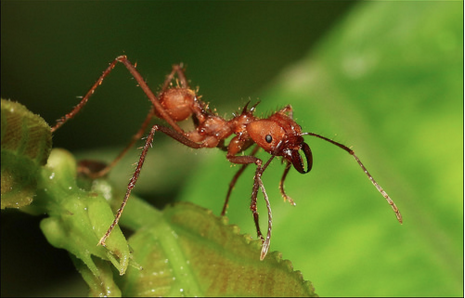
#> input picture 0.png, 465 x 298 px
$ python watcher.py   (Python 2 division)
#> lines starting #> are read from the running program, lines starting #| are printed output that depends on the picture
### filters/segments/Step_segment.py
from filters.views.Destructed_view import Destructed_view

# template
class Step_segment():
    destructed_view = None
    # tout les vues a analyser doivent etre de type DestructedView
    @staticmethod
    def cvView_as_destructed_view(opencvImage):
        return Destructed_view(opencvImage)

    def perform_analysis(self, destructed_view = None, call_back = None):
        pass

    def start_analysis(self):
        pass

    def debug_view(opencvImage):
        pass

### filters/views/Destructed_view.py
import cv2

class Destructed_view():

    d_resolution = 12
    low_res_image = None

    def getresolution(self):
        return self._d_resolution

    def setresolution(self, value):
        self._d_resolution = value

    def delresolution(self):
        del self._d_resolution

    def __init__(self, openCVImage):
        self.cvImg = openCVImage
        self.low_res_image = cv2.resize(openCVImage, (self.d_resolution, self.d_resolution))

    def size(self):
         s = self.cvImg.shape[:2]
         return (s[1], s[0])

    def scaleFactor_d_resolution(self):
        size = self.cvImg.shape[:2]
        return (size[1] / self.d_resolution, size[0] / self.d_resolution)

### filters/segments/massFragmenter.py

from Step_segment import *
from massD_ import massD_
import cv2
import numpy as np

class mass_fragmenter(Step_segment):
    massD = massD_()

    def perform_analysis(self, destructed_view = None, call_back = None):
        self.destructed_view = destructed_view
        self.massD.perform_analysis(destructed_view, call_back)

    def start_analysis(self):
        self.massD.start_analysis()

### filters/segments/massD_.py
# coding: utf8
from Step_segment import *
import threading
import cv2
import numpy as np
from filters.shapes.filar import filar
from filters.shapes.filarSegment import filar_segment
from filters.shapes.blobNodes import blob_nodes
from massD_segmenter import massD_segmenter

# gère la logique d'appeler massD_segmenter pour decouper l'image en masse. Décide de continer de segmenter ou pas.
# (Step_segment)
class massD_(Step_segment):

    f_list = None
    hls_index = 1
    massD_s = massD_segmenter()

    #tache en background
    def bkg_analysis(self):
        #todo: creer les nodes de segment:
        # normalise
        self.f_list = []
        self.massD_s.image_for_segmentation(self.destructed_view.low_res_image)
        diagon   = Destructed_view.d_resolution - 1
        segment  = self.massD_s.make_segment([0, 0], [diagon, diagon])

        # c_lum : la colonne contenant la luminosite des pixels.
        # l_med : la moyenne des valeurs de c_lum
        c_lum = segment.w_[:,self.hls_index]
        l_med = abs(np.median(c_lum).astype(int)) + 1

        self.filar_by_mass(self.f_list, segment, range_tolerance=(np.amin(c_lum) + l_med, np.amax(c_lum) - l_med), hls_index=self.hls_index)
        self.call_back(self)

    # f_list, segment_cross_line, inout
    # retourne une liste de filets liee par leur differences d'intensite lumineuse.
    def filar_by_mass(self, f_list, segment, range_tolerance, hls_index):
        mass_weight = np.int32(0)

        f_v = 0
        f = filar.appendFilar(f=None, new_position=[0, 0], f_list=f_list, lenght=Destructed_view.d_resolution)

        # permet de creer les fils entres les masses.
        for x in range(0, segment.lenght()):
            mass_weight = segment.w_[x][hls_index] / 255.0
            f.densify(mass_weight)

            if segment.w_[x][hls_index] in range(range_tolerance[0], range_tolerance[1]):
                # ici sont definit les petites differences d'inclinaison dans le fil.
                pass

            # si superieur a 0, alors superieur au range max.
            elif segment.w_[x][hls_index] > 0:
                if f_v != -1:
                    f = filar.appendFilar(f, segment.positionAtIndex(x), f_list, Destructed_view.d_resolution)
                # mass_weight est juste une indication scalaire qui informe l'
                # inclinaison du fil. De paire avec segment_cross_line, on
                # determine dans cette inclinaison les differences entre les pixels voisins.
                # La ou commence un nouveal fil, il y a forcement une grande difference d'inclinaison avec son
                # voisin. Et si a l'interieur d'un fil, les inclinaisons sont changeantes, on peut en
                # determiner une granularite dans la masse. En fonction de cette 'granularite', on peut en deduire
                # si il s'agit d'une texture homogenene ou en degrade, une texture, ou meme du bruit. De meme qu'en liant
                # les fils, on peut determiner si il y a un rythme, ou une direction apparante dans l'image.
                f_v = -1

            # si inferieur a 0, alors inferieur au range min.
            else:
                if f_v != 1:
                    f = filar.appendFilar(f, segment.positionAtIndex(x), f_list, Destructed_view.d_resolution)

                f_v = 1

        f.close(segment.positionAtIndex(x))

    # override
    def perform_analysis(self, destructed_view = None, call_back = None):
        self.destructed_view = destructed_view
        self.call_back = call_back

    def start_analysis(self):
        # l'analyse se fait en bkg. Un rapport est rendu lorsque massD_
        # a deconstruit un segment de l'image.
        d = threading.Thread(name='mass_segment', target=self.bkg_analysis)
        d.setDaemon(True)
        d.start()
        pass

    def debug_view(self, opencvImage):
        # affiche visuellement le resultat des fils.
        scale_d_factor = self.destructed_view.scaleFactor_d_resolution()
        bi_color = [(255, 0, 0), (0, 255, 0)]

        for x in range(0, len(self.f_list)):
            self.f_list[x].debug_view(scale_d_factor, opencvImage, bi_color[x % 2])

        self.neighborhooding(scale_d_factor, opencvImage)

    def neighborhooding(self, scale_factor, cv_image):
        #on récupère le fil qui a le contraste le plus elevé.
        heaviest_filar  = sorted(self.f_list, key=lambda x: x.condensed_point(), reverse=True)[0]
        pnt             = heaviest_filar.absolute_point_of_condensed_point()

        # note resolution à gerer.
        lhslimage       = self.massD_s.lhsl_image
        # la valeur que l'on veut retrouver lors de la recherche de pixel voisins.
        px_value        = lhslimage[pnt[0], pnt[1]]
        # le tableau de pixel en luminosité.
        blob_pixel_lum  = lhslimage[pnt[0], pnt[1]][1]

        matrice = blob_nodes.matrice_size_for_image_bounds(pnt, lhslimage)
        blob    = blob_nodes(matrix_size = blob_nodes.defaut_Matrice_Size_3x3, pnt = pnt, px_value = px_value, depth_resolution_plan = 0)

        # retrouve les nodes voisines
        g_color = 40
        while True:
            blobInfo = blob.develop(lhslimage=lhslimage, threshold=40,  blob_pixel_lum = blob_pixel_lum)

            blob.debug_view(scale_factor, cv_image, (g_color, g_color, 255))
            g_color = g_color + 50
            if blobInfo == None:
                break

            blob = blob_nodes(blobInfo[0], blobInfo[1], px_value = px_value, depth_resolution_plan = 0)

### filters/shapes/filar.py
# coding: utf8
from shape import shape
import numpy as np
import cv2

# un fil determine la continuité des pixel selon leur luminosité.
class filar(shape):
    # weigth list
    w_ = None #[np.float32]
    # incrementateur de la longueur de la node
    w_i = 0

    # depart de la node
    s_position = [0, 0]
    # fin de la node
    e_position = [0, 0]

    # [4 lines left out: function __init__, not called in this run]

    # rajoute une masse a la node.
    def densify(self, mass):
        self.w_[self.w_i] = round(mass, 2)
        self.w_i = self.w_i + 1

    # retourne la forme orthogonal de la node. La direction est de gauche a droite.
    def normalised_vector(self):
        return np.array((self.s_position + self.e_position) / (self.s_position + self.e_position))

    # retourne la valeur maximal de la node
    def lenght(self):
        point = self.e_position - self.s_position
        return point[0] if point[0] else point[1]

    # retourne la valeur absolue la plus elevee dans la node.
    def condensed_point(self):
        return np.amax(np.absolute(self.w_[0:self.w_i]))

    def condssensed_point(self):
        return np.amax(np.absolute(self.w_[0:self.w_i]))

    # retourne l'index de la valeur absolue la plus elevee.
    # [5 lines left out: function idx_condensed_point, not called in this run]

    # retourne la position de la valeur la plus elevee dans la node.
    def absolute_point_of_condensed_point(self):
        return self.s_position + self.normalised_vector() * self.idx_condensed_point()

    # retourne la taille actuelle de la node
    def size(self):
        return self.w_i

    # ferme la node
    def close(self, end_position):
        self.e_position = end_position

    # GUI
    # [7 lines left out: function debug_view, not called in this run]

    def __str__(self):
        return "< filar " + "[" + str(self.w_[0:self.w_i]) + "]> - [position: " + str(self.s_position) + str(self.e_position) + "]" + "\n"

    def __repr__(self):
        return str(self)

    # [9 lines left out: function appendFilar, not called in this run]

### filters/shapes/filarSegment.py
import numpy as np
from filar import filar

# contient la liste des fils.
class filar_segment(filar):

    def __init__(self, start_position = [0, 0], end_position = [0, 0], dimension=3, dtype_=np.int32):
        point = end_position - start_position
        segment_lenght = point[0] if point[0] else point[1]

        self.w_ = np.zeros(shape=(segment_lenght, dimension), dtype=dtype_)
        self.s_position = start_position
        self.e_position = end_position

    def densify(self, mass):
        self.w_[self.w_i] = mass
        self.w_i = self.w_i + 1

    def positionAtIndex(self, index):
        n_vector = self.normalised_vector()
        return self.s_position + n_vector * index

### filters/shapes/blobNodes.py
# coding: utf8
from node import node
import numpy as np
import cv2

# Un blobNodes représente une matrice 9*9 de nodes conjointes ainsi que son orientation. Les blobNodes
# peuvent s'attacher entre elles afin d'exprimer des relations.

class blob_orientation:
    NONE    = 0
    LEFT    = 1
    RIGHT   = 2
    UP      = 4
    DOWN    = 8

    # [8 lines left out: function orientation_from_blob, not called in this run]

class blob_nodes(node):
    #static
    defaut_Matrice_Size_3x3 = [3,3]

    n_list      = None # [node]
    orientation = blob_orientation.NONE # pas de direction, par default
    matrix_size = [0, 0] # plan 2 dimensions

    def __init__(self, matrix_size, pnt, px_value, depth_resolution_plan):
        self.matrix_size            = matrix_size
        self.pnt                    = pnt
        self.depth_resolution_plan  = depth_resolution_plan
        self.px_value = px_value

    # constitue la liste des pixels qui lui sont similaire en luminosité.
    def develop(self, lhslimage, threshold=10, blob_pixel_lum=None):
        self.n_list = []

        # selection des pixels voisin (8 au total + le pixel central).
        # m_neighboor : matrix of node neighboor.
        print "---------------------------"
        linked_pnt = self.pnt

        # détection des voisins similaires:
        for x in range(0, self.matrix_size[0]):
            for y in range(0, self.matrix_size[1]):
                # on cherche un voisin ayant aproximativement la meme intensité lumineuse.
                pnt = self.pnt + [x, y]
                # Note: les coordonnées de lhslimage semblent inversées.
                px_value = lhslimage[pnt[1], pnt[0]]
                if abs(int(blob_pixel_lum) - int(px_value[1])) < threshold:
                    # on verifie si la node est voisine de la chaine en cours. Si elle
                    # est complétement détachée des autres (une node est voisine de l'autre
                    # si elle est a côté sur l'axe x ou y), alors on ne la place pas dans la chaine.
                    # a voir ce qu'il faudra en faire. Mais sera détachée du blob en cours.
                    print "start -----------------------"
                    for l_pnt in linked_pnt:
                        print "loop---"
                        if np.where((pnt - l_pnt) == 0)[0].size != 0:
                            nb = node(pnt, px_value = px_value, depth_resolution_plan = 0)
                            self.n_list.append(nb)
                            linked_pnt = np.append(linked_pnt, pnt)
                            # print presque.... le total de distance de x est y doit etre inférieur ou égale à 1)
                            print "linked --- neighboorhood " + str(linked_pnt) + "--\n == " + str( np.where((pnt - l_pnt) == 0)[0].size )
                            print "continue ---"
                            break
                        else:
                            print "not linked -------"

        #self.orientation = blob_orientation.orientation_from_blob(self.pnt, self.matrix_size, self.list_nodes)
        self.orientation = blob_orientation.DOWN

        # en fonction des orientations données, vérifie si la direction a déjà été visitée.
        # Si la direction n'a pas été visitée, vérifie si elle est accessible (pas en dehors
        # du champs de la matrice d'image).
        pnt_orientation = None
        if self.orientation & blob_orientation.DOWN == blob_orientation.DOWN:
            # déplacement vers le bas, de la taille de la hauteur de la matrice.
            pnt_orientation = self.pnt + [0, self.matrix_size[1]]
        else:
            return None

        # calcul de la matrice, depuis le point de direction.
        m = blob_nodes.matrice_size_for_image_bounds(pnt_orientation, lhslimage)

        if not m is None:
            return (m , self.pnt + [0, self.matrix_size[1]])
        else:
            return None

    # retourne la taille de la matrice possible pour la taille de l'image; afin de ne pas
    # dépasser les index de la matrice des pixels de l'image.
    @staticmethod
    def matrice_size_for_image_bounds(pntBorder, image_size):

        # par default la matrice est de 3*3. Si ce n'est pas possible, on redescend
        # vers une taille plus petite.
        height, width = image_size.shape[:2]
        if pntBorder[0] >= width or pntBorder[1] >= height:
            return None

        matrice_size = [3, 0]

        # [5 lines of commented-out code are left out]

        matrice_size[1] = height - pntBorder[1]
        # si la distance est trop grande, on remet par default la taille
        # standard de la matrice. Dans le cas contraire, la matrice ne peut
        # pas être négative ni égale à 0.
        if matrice_size[1] >= blob_nodes.defaut_Matrice_Size_3x3[1]:
            matrice_size[1] = blob_nodes.defaut_Matrice_Size_3x3[1]

        #print "S_Size -> " + str(matrice_size) + ":" + str(width)

        return matrice_size

    # GUI
    def debug_view(self, scale_factor, cv_image, color):
        for node in self.n_list:
            node.debug_view(scale_factor, cv_image, color)

        x1 = tuple( ((self.pnt) * scale_factor).astype(int))
        # ! le point est décentré de 0.5 d'ou le rapport -1 / +2 sur une matrice 9*9
        x2 = tuple( ((self.pnt + self.matrix_size) * scale_factor).astype(int))

        cv2.rectangle(cv_image, x1, x2, color, 2)

    # print
    def __str__(self):
        return "<#" +  str(id(self)) + " blob_nodes>" + " [pnt:" + str(self.pnt) + " - resolution: " + str(self.depth_resolution_plan) + " - px_value: " + str(self.px_value) + "]\n"

### filters/shapes/node.py
# coding: utf8
from shape import shape
import cv2

# Une node représente un groupement de valeurs de pixel ou un l'état d'un pixel. Les nodes
# peuvent s'attacher entre elles, s'inserer l'une dans l'autre afnin d'exprimer des relations.

class node(shape):
    pnt = None
    px_value = None # [hls]
    depth_resolution_plan = 0
    neighboorg = [] # les nodes voisines qui sont similaires

    # permer d'instancier une node en fonction de sa position dans l'image.
    # depth_resolution_plan permet de connaitre le degrès de définition d'une node.
    # 2 nodes avec un depth_resolution_plan différent ne sont pas sur le même plan.
    def __init__(self, pnt, px_value, depth_resolution_plan):
        self.pnt = pnt
        self.depth_resolution_plan = depth_resolution_plan
        self.px_value = px_value

    def append(self, node_neighboorg):
        self.neighboorg.append(node_neighboorg)

    # GUI
    def debug_view(self, scale_factor, cv_image, color):
        cv2.circle(cv_image, tuple( ((self.pnt + [0.5, 0.5]) * scale_factor).astype(int)), 2, color, thickness=3)

    # print
    def __str__(self):
        return "<#" +  str(id(self)) + " node>" + " [pnt:" + str(self.pnt) + " - resolution: " + str(self.depth_resolution_plan) + " - px_value: " + str(self.px_value) + "]\n"

    def __repr__(self):
        return str(self)

### filters/segments/massD_segmenter.py
import cv2
import numpy as np
from Step_segment import *
from filters.shapes.filar import filar
from filters.shapes.filarSegment import filar_segment

# segmente les masses visuelles. Soit en filars, soit en node (blob_nodes)
class massD_segmenter(Step_segment):
    lhsl_image  = None
    segments    = None

    def make_segment(self, s_point, e_point):
        if self.lhsl_image is not None:
            #todo: creer les nodes de segment:
            # normalise
            segment = filar_segment(start_position=np.array(s_point), end_position=np.array(e_point), dimension=3)

            # axe normalise. Permet d'iterer le long de la ligne.
            n_vector = segment.normalised_vector()

            # determine la masse de chaque pixel contigue, en iterant le long
            # de la ligne.
            for x in range(0, segment.lenght()):
                a_point = n_vector * x
                a = self.lhsl_image[a_point[0], a_point[1]]

                b_point = n_vector * (x + 1)
                b = self.lhsl_image[b_point[0], b_point[1]]
                # calcule la difference entre un point et le suivant.
                segment.densify(a.astype(int) - b.astype(int))

            self.segments.append(segment)

            return segment
        else:
            return None

    def image_for_segmentation(self, image):
        # seulement les teintes et la luminosite des pixels nous interesse. Le format HLS est
        # donc le plus approprie.
        self.lhsl_image = cv2.cvtColor(image, cv2.COLOR_BGR2HLS)
        self.segments   = []

### watcher.py
# coding: utf8
from filters import *
from filters.segments import *
reized_lowDef = None

def report_analysis(step_segment):
    step_segment.debug_view(reized_lowDef)
    print "--- result ---"
    #print step_segment.n_list

def analyzeTest():
    list_img = [ "mir.png","n.png", "up.png", "cat.jpg", "shape.jpg", "charly.jpg", "mirInv.png", "bird.png", "eagle.png", "landscape.png"]

    global reized_lowDef

    for x in range (0, 12):
        img = cv2.imread(str(x) + ".png", 3)
#> img is the input picture: shape (298, 465, 3); mean B, G, R 37.8, 112.7, 92.3

        dImage = Step_segment.cvView_as_destructed_view(img)
        mass_f = mass_fragmenter()
        mass_f.perform_analysis(dImage, report_analysis)

        height, width = img.shape[:2]
#> height = 298; width = 465
        reized_lowDef = cv2.resize(mass_f.destructed_view.low_res_image, (width, height), interpolation=cv2.INTER_AREA)
        mass_f.start_analysis()

        cv2.waitKey(100)
        cv2.imshow('frame', img)
        cv2.imshow('low-frame', reized_lowDef)
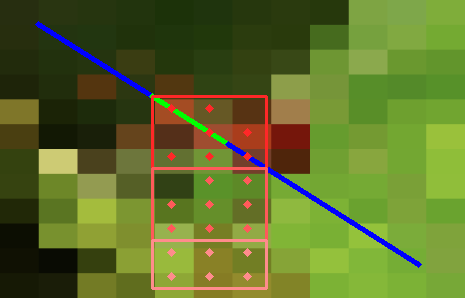
#> window 'low-frame': shape (298, 465, 3); mean B, G, R 40.2, 112.3, 91.9
        k = cv2.waitKey(0)
#> (key Esc is pressed here)

    cv2.destroyAllWindows()

if __name__ == "__main__":
#> (the run stopped early here; a loop or call above may not have finished)
